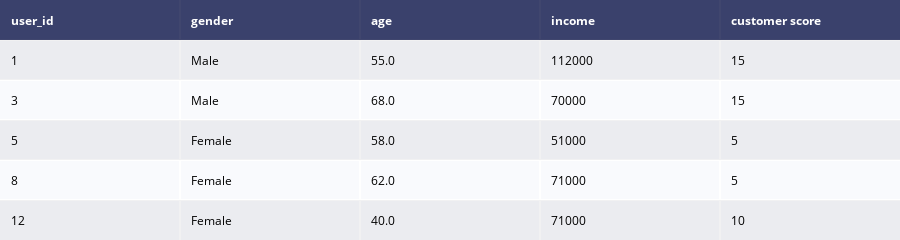

Source (notebook cell):
### Code cell
# importing the dataset
data = pd.read_csv('data/final_bin_customer.csv')

dat = ff.create_table(data.head())

py.iplot(dat)

### Figure 1 — Plotly figure (JSON) as saved in the notebook; plotly's stock layout.template omitted (floating-point values rounded to 4 significant figures)
{"data": [{"colorscale": [[0, "#00083e"], [0.5, "#ededee"], [1, "#ffffff"]], "hoverinfo": "none", "opacity": 0.75, "showscale": false, "type": "heatmap", "z": [[0, 0, 0, 0, 0], [0.5, 0.5, 0.5, 0.5, 0.5], [1, 1, 1, 1, 1], [0.5, 0.5, 0.5, 0.5, 0.5], [1, 1, 1, 1, 1], [0.5, 0.5, 0.5, 0.5, 0.5]]}], "layout": {"annotations": [{"align": "left", "font": {"color": "#ffffff"}, "showarrow": false, "text": "<b>user_id</b>", "x": -0.45, "xanchor": "left", "xref": "x", "y": 0, "yref": "y"}, {"align": "left", "font": {"color": "#ffffff"}, "showarrow": false, "text": "<b>gender</b>", "x": 0.55, "xanchor": "left", "xref": "x", "y": 0, "yref": "y"}, {"align": "left", "font": {"color": "#ffffff"}, "showarrow": false, "text": "<b>age</b>", "x": 1.55, "xanchor": "left", "xref": "x", "y": 0, "yref": "y"}, {"align": "left", "font": {"color": "#ffffff"}, "showarrow": false, "text": "<b>income</b>", "x": 2.55, "xanchor": "left", "xref": "x", "y": 0, "yref": "y"}, {"align": "left", "font": {"color": "#ffffff"}, "showarrow": false, "text": "<b>customer score</b>", "x": 3.55, "xanchor": "left", "xref": "x", "y": 0, "yref": "y"}, {"align": "left", "font": {"color": "#000000"}, "showarrow": false, "text": "1", "x": -0.45, "xanchor": "left", "xref": "x", "y": 1, "yref": "y"}, {"align": "left", "font": {"color": "#000000"}, "showarrow": false, "text": "Male", "x": 0.55, "xanchor": "left", "xref": "x", "y": 1, "yref": "y"}, {"align": "left", "font": {"color": "#000000"}, "showarrow": false, "text": "55.0", "x": 1.55, "xanchor": "left", "xref": "x", "y": 1, "yref": "y"}, {"align": "left", "font": {"color": "#000000"}, "showarrow": false, "text": "112000", "x": 2.55, "xanchor": "left", "xref": "x", "y": 1, "yref": "y"}, {"align": "left", "font": {"color": "#000000"}, "showarrow": false, "text": "15", "x": 3.55, "xanchor": "left", "xref": "x", "y": 1, "yref": "y"}, {"align": "left", "font": {"color": "#000000"}, "showarrow": false, "text": "3", "x": -0.45, "xanchor": "left", "xref": "x", "y": 2, "yref": "y"}, {"align": "left", "font": {"color": "#000000"}, "showarrow": false, "text": "Male", "x": 0.55, "xanchor": "left", "xref": "x", "y": 2, "yref": "y"}, {"align": "left", "font": {"color": "#000000"}, "showarrow": false, "text": "68.0", "x": 1.55, "xanchor": "left", "xref": "x", "y": 2, "yref": "y"}, {"align": "left", "font": {"color": "#000000"}, "showarrow": false, "text": "70000", "x": 2.55, "xanchor": "left", "xref": "x", "y": 2, "yref": "y"}, {"align": "left", "font": {"color": "#000000"}, "showarrow": false, "text": "15", "x": 3.55, "xanchor": "left", "xref": "x", "y": 2, "yref": "y"}, {"align": "left", "font": {"color": "#000000"}, "showarrow": false, "text": "5", "x": -0.45, "xanchor": "left", "xref": "x", "y": 3, "yref": "y"}, {"align": "left", "font": {"color": "#000000"}, "showarrow": false, "text": "Female", "x": 0.55, "xanchor": "left", "xref": "x", "y": 3, "yref": "y"}, {"align": "left", "font": {"color": "#000000"}, "showarrow": false, "text": "58.0", "x": 1.55, "xanchor": "left", "xref": "x", "y": 3, "yref": "y"}, {"align": "left", "font": {"color": "#000000"}, "showarrow": false, "text": "51000", "x": 2.55, "xanchor": "left", "xref": "x", "y": 3, "yref": "y"}, {"align": "left", "font": {"color": "#000000"}, "showarrow": false, "text": "5", "x": 3.55, "xanchor": "left", "xref": "x", "y": 3, "yref": "y"}, {"align": "left", "font": {"color": "#000000"}, "showarrow": false, "text": "8", "x": -0.45, "xanchor": "left", "xref": "x", "y": 4, "yref": "y"}, {"align": "left", "font": {"color": "#000000"}, "showarrow": false, "text": "Female", "x": 0.55, "xanchor": "left", "xref": "x", "y": 4, "yref": "y"}, {"align": "left", "font": {"color": "#000000"}, "showarrow": false, "text": "62.0", "x": 1.55, "xanchor": "left", "xref": "x", "y": 4, "yref": "y"}, {"align": "left", "font": {"color": "#000000"}, "showarrow": false, "text": "71000", "x": 2.55, "xanchor": "left", "xref": "x", "y": 4, "yref": "y"}, {"align": "left", "font": {"color": "#000000"}, "showarrow": false, "text": "5", "x": 3.55, "xanchor": "left", "xref": "x", "y": 4, "yref": "y"}, {"align": "left", "font": {"color": "#000000"}, "showarrow": false, "text": "12", "x": -0.45, "xanchor": "left", "xref": "x", "y": 5, "yref": "y"}, {"align": "left", "font": {"color": "#000000"}, "showarrow": false, "text": "Female", "x": 0.55, "xanchor": "left", "xref": "x", "y": 5, "yref": "y"}, {"align": "left", "font": {"color": "#000000"}, "showarrow": false, "text": "40.0", "x": 1.55, "xanchor": "left", "xref": "x", "y": 5, "yref": "y"}, {"align": "left", "font": {"color": "#000000"}, "showarrow": false, "text": "71000", "x": 2.55, "xanchor": "left", "xref": "x", "y": 5, "yref": "y"}, {"align": "left", "font": {"color": "#000000"}, "showarrow": false, "text": "10", "x": 3.55, "xanchor": "left", "xref": "x", "y": 5, "yref": "y"}], "height": 230, "margin": {"b": 0, "l": 0, "r": 0, "t": 0}, "xaxis": {"dtick": 1, "gridwidth": 2, "showticklabels": false, "tick0": -0.5, "ticks": "", "zeroline": false}, "yaxis": {"autorange": "reversed", "dtick": 1, "gridwidth": 2, "showticklabels": false, "tick0": 0.5, "ticks": "", "zeroline": false}}}
